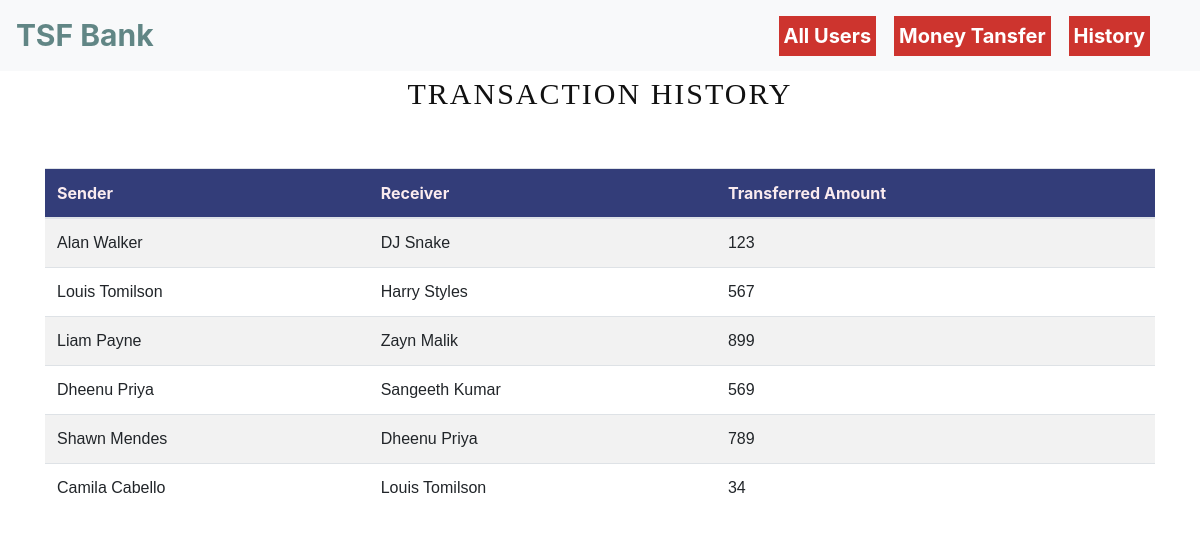
The app's page /transactionDetails.php with its own data.
### tables this page shows
CREATE TABLE `transaction` (
  `sender` varchar(50) NOT NULL,
  `receiver` varchar(50) NOT NULL,
  `credits` int(10) NOT NULL
);

### transactionDetails.php (the view, shortened to what this page needs)
<!DOCTYPE html>
<html lang="en">
<head>
   <link rel="stylesheet" href="https://stackpath.bootstrapcdn.com/bootstrap/4.5.2/css/bootstrap.min.css">
</head>
<body >
<header>
  <?php
  include 'navbar.php';
  ?>
</header>
        <div class="container divStyle" >
        <h2>Transaction History</h2>
       <br>
       <div class="table-responsive-sm">
    <table class="table roundedCorners table table-striped tabletext table-hover table-striped table-condensed " >
        <thead>
            <tr>
                <th>Sender</th>
                <th>Receiver</th>
                <th> Transferred Amount</th>
            </tr>
        </thead>
        <tbody>
        <?php
            include 'conf.php';
            $sql ="select * from transaction";
            $query =mysqli_query($conn, $sql);
            while($rows = mysqli_fetch_array($query))
            {
        ?>
            <tr>
            <td><?php echo $rows['sender']; ?></td>
            <td><?php echo $rows['receiver']; ?></td>
            <td><?php echo $rows['credits']; ?> </td>
        <?php
           }
      ?>
        </tbody>
    </table>
    </div>
</div>
</body>
</html>

### navbar.php (shortened to what this page needs)
<html>
<head>
</head>
<body>
<nav class="navbar navbar-expand-md navbar-light bg-light">
      <a class="navbar-brand" href="Homepage.php" style="color: #618685; font-size:30px; text-align: center;"><b>TSF Bank</b></a>
<div class="sdf">
                <a class="nav-link" href="viewusers1.php" style="color: #ffffff; font-size:20px;"> <b>All Users</b> </a>
                <a class="nav-link" href="viewusers.php" style="color: #ffffff; font-size:20px;"><b> Money Tansfer</b></a>
                <a class="nav-link" href="transactionDetails.php" style="color: #ffffff; font-size:20px;"><b>History</b></a>
</div>
       </nav>
</body>
       </html>

### transactionDetails.php (style rules this page uses)
tbody tr:nth-child(odd) { background-color: #ffaebefff; }
h2 { font-size:30px;text-align:center; line-height:1.5em; padding-bottom:20px; font-family:"Playfair Display", serif; text-transform:uppercase;letter-spacing: 2px; color:#111; }
td { font-family: "Gill Sans", sans-serif; }
th { background-color: #333d79ff; color:#faebefff; }

### navbar.php (style rules this page uses)
.nav-link { transition: 1s ease; background-color: #cd342e; display: inline-block; padding: 5px; }
div.sdf { position: absolute; right: 50px; }

### records on screen
transaction: sender "Alan Walker", receiver "DJ Snake", credits "123"
transaction: sender "Louis Tomilson", receiver "Harry Styles", credits "567"
transaction: sender "Liam Payne", receiver "Zayn Malik", credits "899"
transaction: sender "Dheenu Priya", receiver "Sangeeth Kumar", credits "569"
transaction: sender "Shawn Mendes", receiver "Dheenu Priya", credits "789"
transaction: sender "Camila Cabello", receiver "Louis Tomilson", credits "34"
